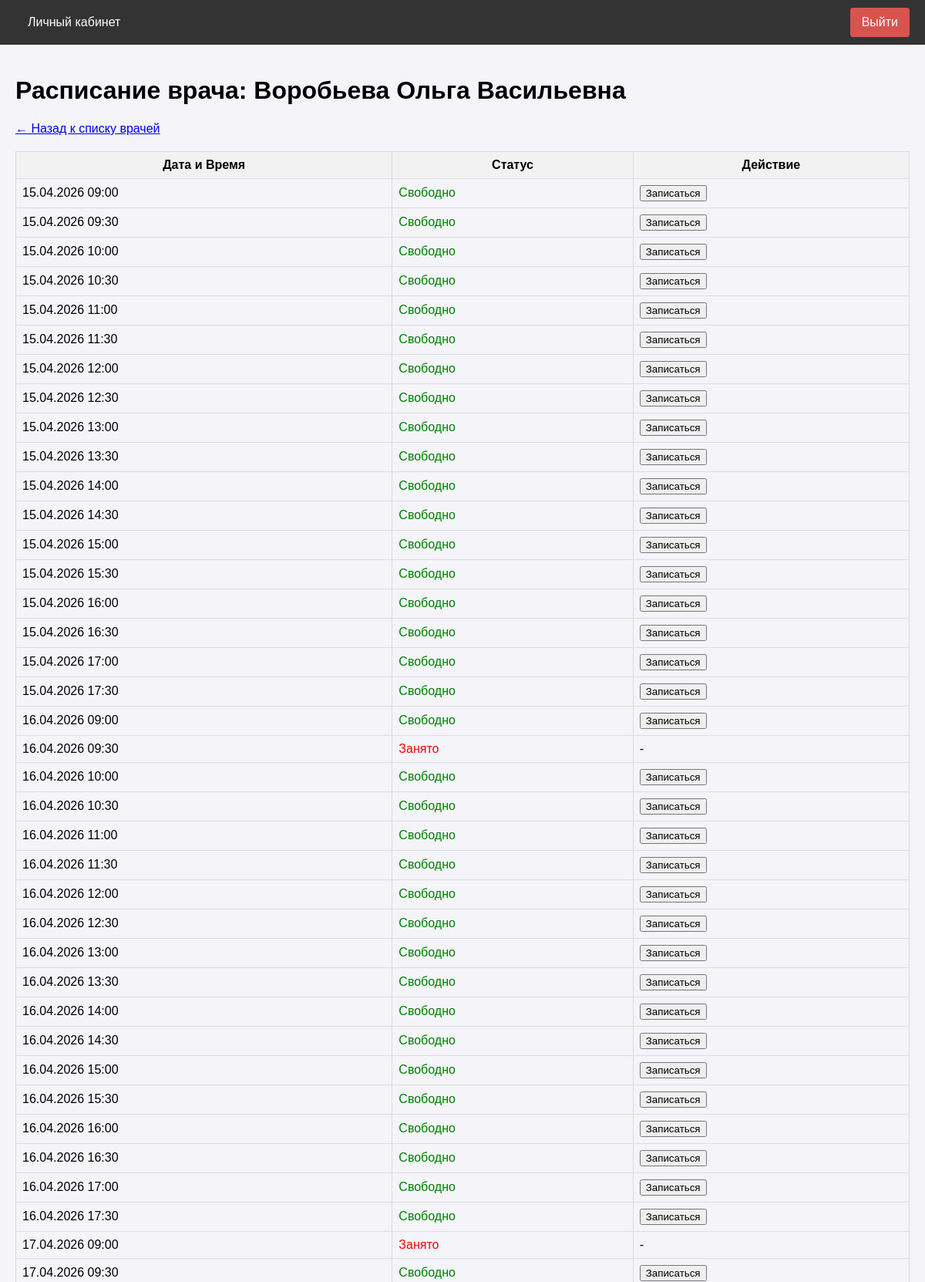
Page /patient/doctors/1/schedule (signed in, upper part) on the committed database.
### app/models.py (models this page shows, shortened)
class User(UserMixin, db.Model):
    __tablename__ = 'users'
    id = db.Column(db.Integer, primary_key=True)
    username = db.Column(db.String(64), index=True, unique=True)
    email = db.Column(db.String(120), index=True, unique=True)
    phone = db.Column(db.String(20), index=True, unique=True)
    password_hash = db.Column(db.String(256))
    role = db.Column(db.String(20), index=True, default='patient')
    specialty = db.Column(db.String(100), nullable=True) # Для врача
    office_number = db.Column(db.String(10), nullable=True) # Для врача
    oms_number = db.Column(db.String(20), nullable=True) # Для пациента
    created_at = db.Column(db.DateTime, default=datetime.utcnow)
    appointments_as_patient = db.relationship('Appointment', foreign_keys='Appointment.patient_id', backref='patient', lazy='dynamic')
    appointments_as_doctor = db.relationship('Appointment', foreign_keys='Appointment.doctor_id', backref='doctor', lazy='dynamic')
    schedule_slots = db.relationship('ScheduleSlot', backref='doctor', lazy='dynamic')
    action_logs = db.relationship('ActionLog', backref='user', lazy='dynamic')

class ScheduleSlot(db.Model):
    __tablename__ = 'schedule_slots'
    id = db.Column(db.Integer, primary_key=True)
    doctor_id = db.Column(db.Integer, db.ForeignKey('users.id'), nullable=False)
    start_time = db.Column(db.DateTime, nullable=False, index=True)
    end_time = db.Column(db.DateTime, nullable=False)
    is_available = db.Column(db.Boolean, default=True) # True - свободно, False - занято/отменено
    appointment = db.relationship('Appointment', uselist=False, backref='slot')

### app/patient/routes.py (the view)
@bp.route('/doctors/<int:doctor_id>/schedule')
@login_required
@role_required('patient')
def view_schedule(doctor_id):
    doctor = User.query.get_or_404(doctor_id)
    if doctor.role != 'doctor':
        flash('Этот пользователь не является врачом.')
        return redirect(url_for('patient.list_doctors'))
    today = datetime.now().date()
    next_week = today + timedelta(days=7)
    slots = ScheduleSlot.query.filter(
        ScheduleSlot.doctor_id == doctor_id,
        ScheduleSlot.start_time >= datetime.combine(today, datetime.min.time()),
        ScheduleSlot.start_time <= datetime.combine(next_week, datetime.max.time())
    ).order_by(ScheduleSlot.start_time).all()
    return render_template('patient/schedule.html', title=f'Расписание: {doctor.username}', doctor=doctor, slots=slots)

### app/models.py (called while the page is built)
@login_manager.user_loader
def load_user(user_id):
    return User.query.get(int(user_id))

### app/utils.py (called while the page is built)
def role_required(role):
    def decorator(f):
        @wraps(f)
        def decorated_function(*args, **kwargs):
            if not current_user.is_authenticated:
                return redirect(url_for('auth.login'))
            if current_user.role != role:
                flash('У вас нет доступа к этой странице.')
                return redirect(url_for('main.index'))
            return f(*args, **kwargs)
        return decorated_function
    return decorator

### app/templates/patient/schedule.html (shortened to what this page needs)
{% extends "base.html" %}
{% block content %}
<h1>Расписание врача: {{ doctor.username }}</h1>
<a href="{{ url_for('patient.list_doctors') }}">← Назад к списку врачей</a>
<table style="width: 100%; border-collapse: collapse; margin-top: 20px;">
    <tr style="background-color: #f2f2f2;">
        <th style="border: 1px solid #ddd; padding: 8px;">Дата и Время</th>
        <th style="border: 1px solid #ddd; padding: 8px;">Статус</th>
        <th style="border: 1px solid #ddd; padding: 8px;">Действие</th>
    </tr>
    {% for slot in slots %}
    <tr>
        <td style="border: 1px solid #ddd; padding: 8px;">{{ slot.start_time.strftime('%d.%m.%Y %H:%M') }}</td>
        <td style="border: 1px solid #ddd; padding: 8px;">
            {% if slot.is_available %}
                <span style="color: green;">Свободно</span>
            {% else %}
                <span style="color: red;">Занято</span>
            {% endif %}
        </td>
        <td style="border: 1px solid #ddd; padding: 8px;">
            {% if slot.is_available %}
            <form action="{{ url_for('patient.book_appointment', slot_id=slot.id) }}" method="post">
                <button type="submit" class="btn" style="cursor: pointer;">Записаться</button>
            </form>
            {% else %}
                -
            {% endif %}
        </td>
    </tr>
    {% else %}
    <tr>
        <td colspan="3" style="border: 1px solid #ddd; padding: 8px;">Расписание на ближайшую неделю пусто.</td>
    </tr>
    {% endfor %}
</table>
{% endblock %}

### app/templates/base.html (style rules this page uses)
body { font-family: Arial, sans-serif; margin: 0; padding: 0; background-color: #f4f4f9; }

### rows in the picture
User: username "Воробьева Ольга Васильевна"
ScheduleSlot: start_time "15.04.2026 09:00", is_available "Свободно"
ScheduleSlot: start_time "15.04.2026 09:30", is_available "Свободно"
ScheduleSlot: start_time "15.04.2026 10:00", is_available "Свободно"
ScheduleSlot: start_time "15.04.2026 10:30", is_available "Свободно"
ScheduleSlot: start_time "15.04.2026 11:00", is_available "Свободно"
ScheduleSlot: start_time "15.04.2026 11:30", is_available "Свободно"
ScheduleSlot: start_time "15.04.2026 12:00", is_available "Свободно"
ScheduleSlot: start_time "15.04.2026 12:30", is_available "Свободно"
ScheduleSlot: start_time "15.04.2026 13:00", is_available "Свободно"
ScheduleSlot: start_time "15.04.2026 13:30", is_available "Свободно"
ScheduleSlot: start_time "15.04.2026 14:00", is_available "Свободно"
ScheduleSlot: start_time "15.04.2026 14:30", is_available "Свободно"
ScheduleSlot: start_time "15.04.2026 15:00", is_available "Свободно"
ScheduleSlot: start_time "15.04.2026 15:30", is_available "Свободно"
ScheduleSlot: start_time "15.04.2026 16:00", is_available "Свободно"
ScheduleSlot: start_time "15.04.2026 16:30", is_available "Свободно"
ScheduleSlot: start_time "15.04.2026 17:00", is_available "Свободно"
ScheduleSlot: start_time "15.04.2026 17:30", is_available "Свободно"
ScheduleSlot: start_time "16.04.2026 09:00", is_available "Свободно"
ScheduleSlot: start_time "16.04.2026 09:30", is_available "Занято"
ScheduleSlot: start_time "16.04.2026 10:00", is_available "Свободно"
ScheduleSlot: start_time "16.04.2026 10:30", is_available "Свободно"
ScheduleSlot: start_time "16.04.2026 11:00", is_available "Свободно"
ScheduleSlot: start_time "16.04.2026 11:30", is_available "Свободно"
ScheduleSlot: start_time "16.04.2026 12:00", is_available "Свободно"
ScheduleSlot: start_time "16.04.2026 12:30", is_available "Свободно"
ScheduleSlot: start_time "16.04.2026 13:00", is_available "Свободно"
ScheduleSlot: start_time "16.04.2026 13:30", is_available "Свободно"
ScheduleSlot: start_time "16.04.2026 14:00", is_available "Свободно"
ScheduleSlot: start_time "16.04.2026 14:30", is_available "Свободно"
ScheduleSlot: start_time "16.04.2026 15:00", is_available "Свободно"
ScheduleSlot: start_time "16.04.2026 15:30", is_available "Свободно"
ScheduleSlot: start_time "16.04.2026 16:00", is_available "Свободно"
ScheduleSlot: start_time "16.04.2026 16:30", is_available "Свободно"
ScheduleSlot: start_time "16.04.2026 17:00", is_available "Свободно"
ScheduleSlot: start_time "16.04.2026 17:30", is_available "Свободно"
ScheduleSlot: start_time "17.04.2026 09:00", is_available "Занято"
ScheduleSlot: start_time "17.04.2026 09:30", is_available "Свободно"
